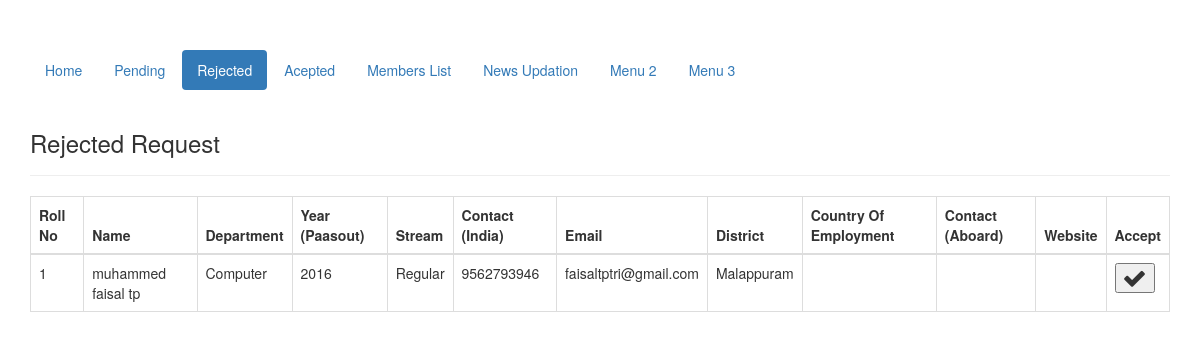
Screenshot of /Admin/rejuctrequest.php with the database file from the repository.
### tables this page shows
CREATE TABLE IF NOT EXISTS `registration` (
  `id` bigint(255) NOT NULL AUTO_INCREMENT,
  `name` varchar(500) DEFAULT NULL,
  `department` varchar(500) DEFAULT NULL,
  `year` varchar(500) DEFAULT NULL,
  `stream` varchar(500) DEFAULT NULL,
  `contact` bigint(255) DEFAULT NULL,
  `email` varchar(500) DEFAULT NULL,
  `district` varchar(500) DEFAULT NULL,
  `e_country` varchar(500) DEFAULT NULL,
  `a_contact` varchar(500) DEFAULT NULL,
  `website` varchar(500) DEFAULT NULL,
  `status` varchar(500) DEFAULT NULL,
  PRIMARY KEY (`id`)
);

### Admin/rejuctrequest.php (the view, shortened to what this page needs)
<!DOCTYPE html PUBLIC "-//W3C//DTD XHTML 1.0 Transitional//EN" "http://www.w3.org/TR/xhtml1/DTD/xhtml1-transitional.dtd">
<html xmlns="http://www.w3.org/1999/xhtml">
<head>
        <link rel="stylesheet" href="../css/bootstrap.min.css">
        <link rel="stylesheet" href="../css/responsive.css">
        <link rel="stylesheet" href="https://cdnjs.cloudflare.com/ajax/libs/font-awesome/4.7.0/css/font-awesome.min.css">
</head>
<body style="padding-top: 50px;">
<div class="container">
<div class="row">
 <div class="col-sm-12">
  <ul class="nav nav-pills">
    <li><a href="#">Home</a></li>
     <li><a href="candidaterequest.php">Pending</a></li>
     <li class="active"><a href="rejuctrequest.php">Rejected</a></li>
     <li><a href="acceptrequest.php">Acepted</a></li>
      <li><a href="memeberlist.php">Members List</a></li>
    <li><a href="news.php">News Updation</a></li>
    <li><a href="#">Menu 2</a></li>
    <li><a href="#">Menu 3</a></li>
  </ul>
  </div>
  </div>
  <div class="col-sm-12">
  <div class="row">
  <div class="page-header"><h3>Rejected Request</h3></div>
<div class="table-responsive">
   <table class="table table-bordered ">
    <thead>
      <tr>
        <th>Roll No</th>
        <th>Name</th>
        <th>Department</th>
        <th>Year (Paasout)</th>
        <th>Stream</th>
        <th>Contact (India)</th>
        <th>Email</th>
         <th>District</th>
        <th>Country Of Employment</th>
        <th>Contact (Aboard)</th>
        <th>Website</th>
        <th>Accept</th>
      </tr>
    </thead>
    <tbody>
     <?php
$i=1;
$qr=mysql_query("select * from registration where status='Rejected'")or die(mysql_error());
if(mysql_num_rows($qr)>0)
{
	while($arra=mysql_fetch_array($qr))
	{
	?>
      <tr>
        <td><?php echo $i; ?></td>
        <td><?php echo $arra[1] ?></td>
        <td><?php echo $arra[2] ?></td>
        <td><?php echo $arra[3] ?></td>
        <td><?php echo $arra[4] ?></td>
        <td><?php echo $arra[5] ?></td>
        <td><?php echo $arra[6] ?></td>
        <td><?php echo $arra[7] ?></td>
        <td><?php echo $arra[8] ?></td>
        <td><?php echo $arra[9] ?></td>
        <td><a href="<?php echo $arra[10] ?>"><?php echo $arra[10] ?></a></td>
        <td><button><i class="fa fa-check" style="font-size:24px"></i></button></td>
      </tr>
      <?php $i++; }} ?>
    </tbody>
  </table>
  </div>
</div>
</div>
</div>
</body>
</html>

### rows the page displays
registration: name "muhammed faisal tp", department "Computer", year "2016", stream "Regular", contact "9562793946", email "faisaltptri@gmail.com", district "Malappuram"
